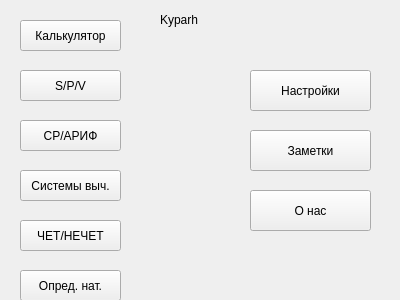
<?xml version="1.0" encoding="UTF-8"?>
<ui version="4.0">
 <class>Form</class>
 <widget class="QWidget" name="Form">
  <property name="geometry">
   <rect>
    <x>0</x>
    <y>0</y>
    <width>400</width>
    <height>300</height>
   </rect>
  </property>
  <property name="windowTitle">
   <string>Form</string>
  </property>
  <widget class="QLabel" name="label">
   <property name="geometry">
    <rect>
     <x>160</x>
     <y>10</y>
     <width>81</width>
     <height>20</height>
    </rect>
   </property>
   <property name="styleSheet">
    <string notr="true">font: 16pt &quot;MS Shell Dlg 2&quot;;</string>
   </property>
   <property name="text">
    <string>Kyparh</string>
   </property>
  </widget>
  <widget class="QPushButton" name="pushButton">
   <property name="geometry">
    <rect>
     <x>20</x>
     <y>20</y>
     <width>101</width>
     <height>31</height>
    </rect>
   </property>
   <property name="text">
    <string>Калькулятор</string>
   </property>
  </widget>
  <widget class="QPushButton" name="pushButton_2">
   <property name="geometry">
    <rect>
     <x>20</x>
     <y>70</y>
     <width>101</width>
     <height>31</height>
    </rect>
   </property>
   <property name="text">
    <string>S/P/V</string>
   </property>
  </widget>
  <widget class="QPushButton" name="pushButton_3">
   <property name="geometry">
    <rect>
     <x>20</x>
     <y>120</y>
     <width>101</width>
     <height>31</height>
    </rect>
   </property>
   <property name="text">
    <string>СР/АРИФ</string>
   </property>
  </widget>
  <widget class="QPushButton" name="pushButton_4">
   <property name="geometry">
    <rect>
     <x>20</x>
     <y>170</y>
     <width>101</width>
     <height>31</height>
    </rect>
   </property>
   <property name="text">
    <string>Системы выч.</string>
   </property>
  </widget>
  <widget class="QPushButton" name="pushButton_5">
   <property name="geometry">
    <rect>
     <x>250</x>
     <y>70</y>
     <width>121</width>
     <height>41</height>
    </rect>
   </property>
   <property name="text">
    <string>Настройки</string>
   </property>
  </widget>
  <widget class="QPushButton" name="pushButton_6">
   <property name="geometry">
    <rect>
     <x>20</x>
     <y>220</y>
     <width>101</width>
     <height>31</height>
    </rect>
   </property>
   <property name="text">
    <string>ЧЕТ/НЕЧЕТ</string>
   </property>
  </widget>
  <widget class="QPushButton" name="pushButton_7">
   <property name="geometry">
    <rect>
     <x>20</x>
     <y>270</y>
     <width>101</width>
     <height>31</height>
    </rect>
   </property>
   <property name="text">
    <string>Опред. нат.</string>
   </property>
  </widget>
  <widget class="QPushButton" name="pushButton_8">
   <property name="geometry">
    <rect>
     <x>250</x>
     <y>130</y>
     <width>121</width>
     <height>41</height>
    </rect>
   </property>
   <property name="text">
    <string>Заметки</string>
   </property>
  </widget>
  <widget class="QPushButton" name="pushButton_9">
   <property name="geometry">
    <rect>
     <x>250</x>
     <y>190</y>
     <width>121</width>
     <height>41</height>
    </rect>
   </property>
   <property name="text">
    <string>О нас</string>
   </property>
  </widget>
 </widget>
 <resources/>
 <connections/>
</ui>
